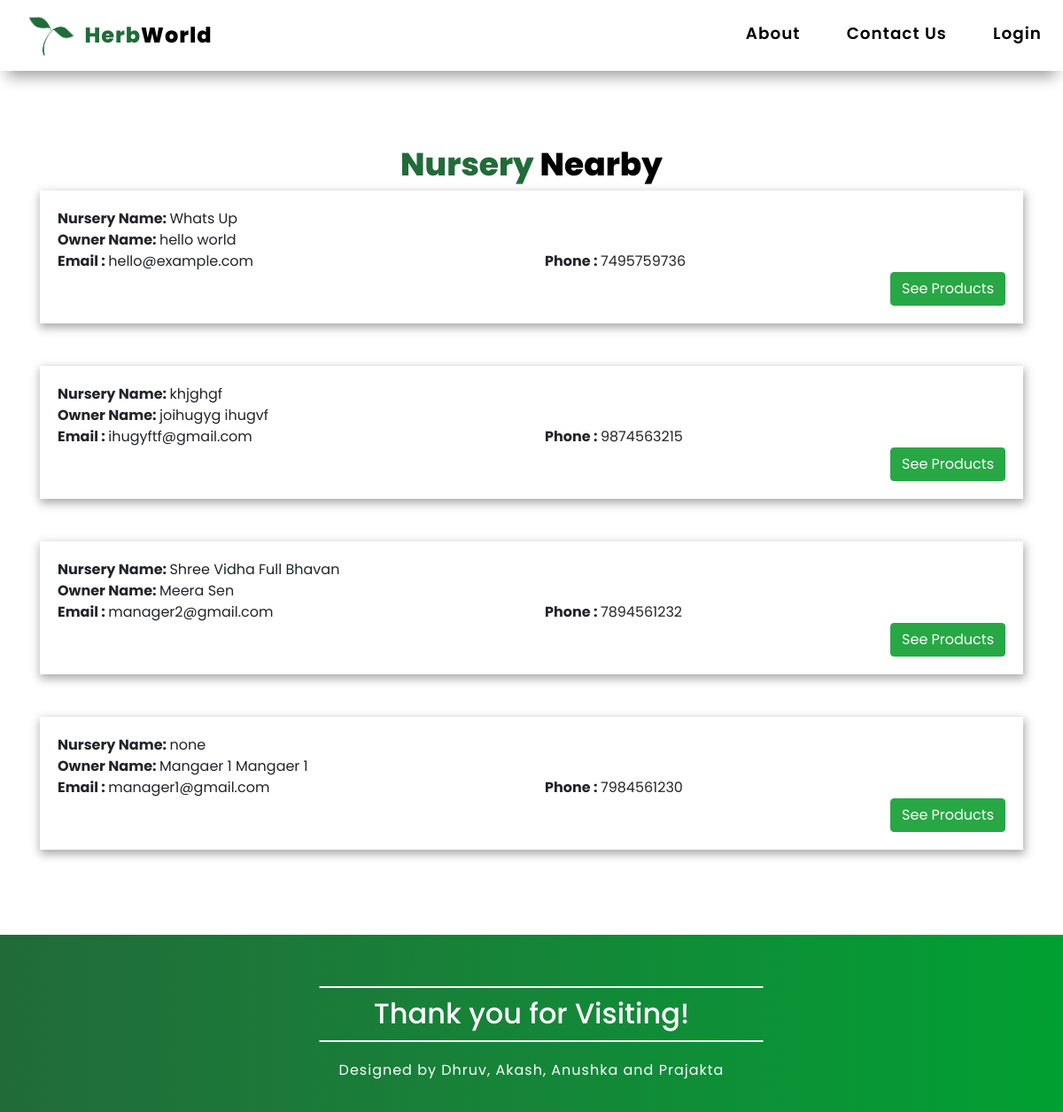
The app's page /nurserylist/, older data.
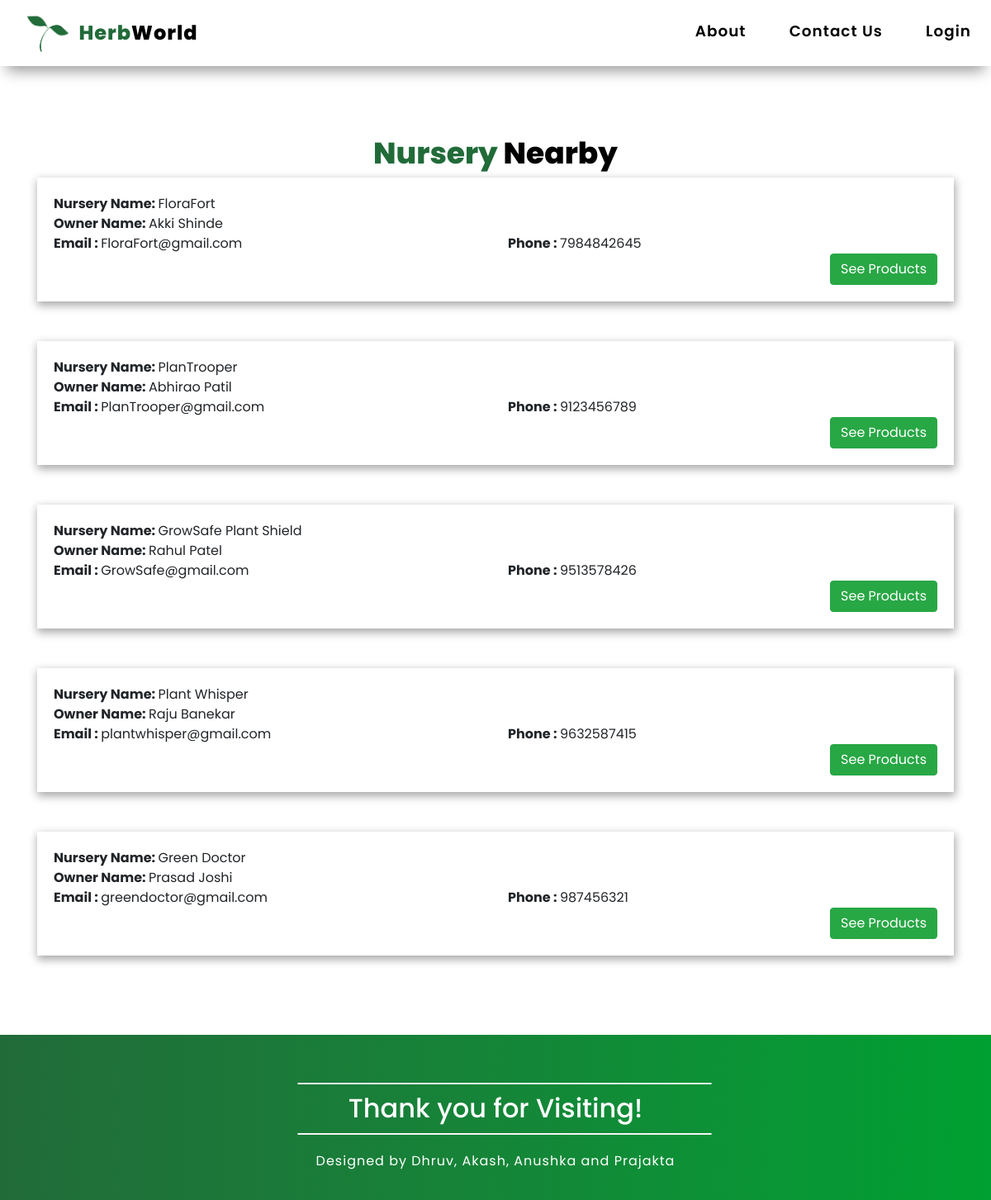
The same page, newer data.
### herbworldapp/models.py (models this page shows, shortened)
class Manager(models.Model):
    user = models.OneToOneField(User, on_delete=models.CASCADE)
    nursery_name = models.CharField(max_length=100, default="none")
    phone = models.CharField(max_length=12)
    profile_image = models.ImageField(
        null=True, upload_to="herbworldapp/images/", default="herbworldapp/images/")

### herbworldapp/views.py (the view)
# urls.py: path("nurserylist/", views.nurseryList, name="nurseryList"),
def nurseryList(request):
    props = Manager.objects.all()
    return render(request, 'herbworldapp/nurserylist.html', {'props': props})

### herbworldapp/templates/herbworldapp/nurserylist.html (shortened to what this page needs)
{% extends 'herbworldapp/basic.html' %}
{% load static %}
{% block body %}
<div class="container">
  <div class="row">
    <div class="col text-center">
      <div class="row  mt-5 pt-3">
        <div class="col text-center">
          <h2 class="loginheading"><span class="loginheading1">Nursery </span><span class="loginheading2">Nearby</span>
        </div>
      </div>
      {% for nursery in props reversed %}
      <div class="row mb-5">
        <div class="col text-left">
          <div class="nurserydetails">
            <div class="row">
              <div class="col">
                <strong>Nursery Name: </strong> {{nursery.nursery_name}}
              </div>
            </div>
            <div class="row">
              <div class="col">
                <strong>Owner Name: </strong> {{nursery.user.first_name}} {{nursery.user.last_name}}
              </div>
            </div>
            <div class="row">
              <div class="col">
                <strong>Email : </strong> {{nursery.user.email}}
              </div>
              <div class="col">
                <strong>Phone : </strong> {{nursery.phone}}
              </div>
            </div>
            <div class="row justify-content-end">
              <div class="col viewdetails"><button class="btn btn-success" onClick="window.location='{{nursery.user.username}}';">See Products</button>
              </div>
            </div>
          </div>
        </div>
      </div>
      {% endfor %}
    </div>
  </div>
</div>
{% endblock %}

### herbworldapp/templates/herbworldapp/basic.html (shortened to what this page needs)
<!DOCTYPE html>
{% load static %}
<html lang="en">
<head>
  <link rel="stylesheet" href="https://cdnjs.cloudflare.com/ajax/libs/rateYo/2.3.2/jquery.rateyo.min.css">
  <link href="https://stackpath.bootstrapcdn.com/bootstrap/4.5.0/css/bootstrap.min.css" rel="stylesheet"
>
  <link href="https://cdnjs.cloudflare.com/ajax/libs/font-awesome/5.13.1/css/all.min.css" rel="stylesheet"
>
  <link rel="stylesheet" href="https://unpkg.com/aos@next/dist/aos.css" />
   <link rel="stylesheet" href="https://cdnjs.cloudflare.com/ajax/libs/font-awesome/4.7.0/css/font-awesome.min.css">
  <link rel="stylesheet" href="https://cdnjs.cloudflare.com/ajax/libs/simple-line-icons/2.5.5/css/simple-line-icons.min.css" />
</head>
<body>
<nav id="navbar" class="">
  <div class="nav-wrapper">
    <div class="logo">
      <a href="/"><img class="navlogo" src="{% static '/images/HerbWorld.png' %}"> <span class = "heading1">Herb</span><span class = "heading2">World</span></a>
    </div>
    <ul id="menu">
      {% if user.is_authenticated %}
        {% if user.customer %}
          <li><a href="/nurserylist">Nursery Near Me</a></li>
          <li><a href="/myorders">My Orders</a></li>
        {% else %}
          <li><a href="/manageorders">Manage Orders</a></li>
          <li><a href="/manageproducts">Manage Products</a></li>
        {% endif %}
         <li><a href="/about">About</a></li>
      <li><a href="/contactus">Contact Us</a></li>
        <li><a href="/logout">Logout</a></li>
      {% else %}
       <li><a href="/about">About</a></li>
      <li><a href="/contactus">Contact Us</a></li>
      <li><a href="/login">Login</a></li>
      {% endif %}
    </ul>
  </div>
</nav>
      <div class = "maincontent">
         {% block body %}
      {%endblock%}
      </div>
      <div class="contact" id="contact">
        <div class="container mt-5 pt-5">
            <hr class="conhr">
            <h2>Thank you for Visiting!</h2>
            <hr class="conhr">
            <div class="madewithlove">
                <p>Designed by Dhruv, Akash, Anushka and Prajakta</p>
            </div>
        </div>
    </div>
      <link rel="stylesheet" href="https://cdnjs.cloudflare.com/ajax/libs/rateYo/2.3.2/jquery.rateyo.min.css">
</body>
</html>

Row changes from the older to the newer data that the page shows:
removed Manager: nursery_name "Whats Up", user.first_name "hello", user.last_name "world", user.email "hello@example.com", phone "7495759736"
removed Manager: nursery_name "khjghgf", user.first_name "joihugyg", user.last_name "ihugvf", user.email "ihugyftf@gmail.com", phone "9874563215"
removed Manager: nursery_name "Shree Vidha Full Bhavan", user.first_name "Meera", user.last_name "Sen", user.email "manager2@gmail.com", phone "7894561232"
removed Manager: nursery_name "none", user.first_name "Mangaer 1", user.last_name "Mangaer 1", user.email "manager1@gmail.com", phone "7984561230"
added Manager: nursery_name "FloraFort", user.first_name "Akki", user.last_name "Shinde", user.email "FloraFort@gmail.com", phone "7984842645"
added Manager: nursery_name "PlanTrooper", user.first_name "Abhirao", user.last_name "Patil", user.email "PlanTrooper@gmail.com", phone "9123456789"
added Manager: nursery_name "GrowSafe Plant Shield", user.first_name "Rahul", user.last_name "Patel", user.email "GrowSafe@gmail.com", phone "9513578426"
added Manager: nursery_name "Plant Whisper", user.first_name "Raju", user.last_name "Banekar", user.email "plantwhisper@gmail.com", phone "9632587415"
added Manager: nursery_name "Green Doctor", user.first_name "Prasad", user.last_name "Joshi", user.email "greendoctor@gmail.com", phone "987456321"
